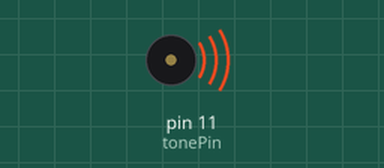
Simulated run of this sketch. Board: Arduino Uno, built with avr-gcc and run on an emulated ATmega328P. Shown: buzzer (waves = sounding).

Above: at 0.1 s.
At 25.07 s:
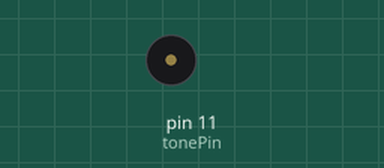
Timing chart, 0 to 40.0 s (numbered marks = the images above):
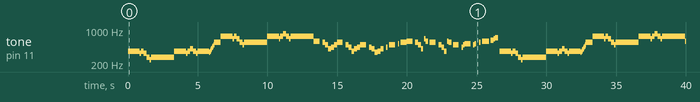

Measured:
- by itself, tone on pin 11 (tonePin): plays 369 Hz for 0.83 s, 329 Hz for 0.10 s, 369 Hz for 0.21 s, 329 Hz for 0.21 s, 277 Hz for 0.21 s, 246 Hz for 0.10 s … (118 notes in this stretch)

The sketch:

MegaMan-FireMan.ino
```cpp
// Credit:
// Midi to Arduino Converter
//     - Andy Tran (extramaster), 2015
// https://www.extramaster.net/tools/midiToArduino/
//
// Process:
// Midi -> Midi tracks -> Note mappings -> Frequency
//
// CC0

// Set this to be the pin that your buzzer resides in. (Note that you can only have one buzzer actively using the PWM signal at a time).
int tonePin = 11;
void setup() {

}

void midi() {

    tone(tonePin, 369, 833.334);
    delay(833.334);
    tone(tonePin, 329, 104.16675);
    delay(104.16675);
    tone(tonePin, 369, 208.3335);
    delay(208.3335);
    tone(tonePin, 329, 208.3335);
    delay(208.3335);
    tone(tonePin, 277, 208.3335);
    delay(208.3335);
    tone(tonePin, 246, 104.16675);
    delay(104.16675);
    tone(tonePin, 277, 1250.001);
    delay(1250.001);
    tone(tonePin, 277, 416.667);
    delay(416.667);
    tone(tonePin, 369, 833.334);
    delay(833.334);
    tone(tonePin, 329, 104.16675);
    delay(104.16675);
    tone(tonePin, 369, 208.3335);
    delay(208.3335);
    tone(tonePin, 415, 208.3335);
    delay(208.3335);
    tone(tonePin, 369, 208.3335);
    delay(208.3335);
    tone(tonePin, 329, 104.16675);
    delay(104.16675);
    tone(tonePin, 369, 833.334);
    delay(833.334);
    tone(tonePin, 349, 52.083375);
    delay(52.083375);
    tone(tonePin, 369, 52.083375);
    delay(52.083375);
    tone(tonePin, 391, 52.083375);
    delay(52.083375);
    tone(tonePin, 415, 52.083375);
    delay(52.083375);
    tone(tonePin, 440, 52.083375);
    delay(52.083375);
    tone(tonePin, 466, 52.083375);
    delay(52.083375);
    tone(tonePin, 493, 52.083375);
    delay(52.083375);
    tone(tonePin, 554, 468.750375);
    delay(468.750375);
    tone(tonePin, 739, 833.334);
    delay(833.334);
    tone(tonePin, 659, 104.16675);
    delay(104.16675);
    tone(tonePin, 739, 208.3335);
    delay(208.3335);
    tone(tonePin, 659, 208.3335);
    delay(208.3335);
    tone(tonePin, 554, 208.3335);
    delay(208.3335);
    tone(tonePin, 493, 104.16675);
    delay(104.16675);
    tone(tonePin, 554, 1250.001);
    delay(1250.001);
    tone(tonePin, 554, 416.667);
    delay(416.667);
    tone(tonePin, 739, 833.334);
    delay(833.334);
    tone(tonePin, 659, 104.16675);
    delay(104.16675);
    tone(tonePin, 739, 208.3335);
    delay(208.3335);
    tone(tonePin, 830, 208.3335);
    delay(208.3335);
    tone(tonePin, 739, 208.3335);
    delay(208.3335);
    tone(tonePin, 659, 104.16675);
    delay(104.16675);
    tone(tonePin, 739, 1666.668);
    delay(1666.668);
    tone(tonePin, 587, 416.667);
    delay(416.667);
    delay(208.3335);
    tone(tonePin, 554, 208.3335);
    delay(208.3335);
    tone(tonePin, 493, 208.3335);
    delay(208.3335);
    tone(tonePin, 415, 208.3335);
    delay(208.3335);
    tone(tonePin, 440, 208.3335);
    delay(208.3335);
    tone(tonePin, 493, 208.3335);
    delay(208.3335);
    tone(tonePin, 554, 416.667);
    delay(416.667);
    delay(208.3335);
    tone(tonePin, 493, 208.3335);
    delay(208.3335);
    tone(tonePin, 440, 208.3335);
    delay(208.3335);
    tone(tonePin, 369, 208.3335);
    delay(208.3335);
    tone(tonePin, 415, 208.3335);
    delay(208.3335);
    tone(tonePin, 440, 208.3335);
    delay(208.3335);
    tone(tonePin, 493, 416.667);
    delay(416.667);
    delay(208.3335);
    tone(tonePin, 440, 208.3335);
    delay(208.3335);
    tone(tonePin, 415, 208.3335);
    delay(208.3335);
    tone(tonePin, 349, 208.3335);
    delay(208.3335);
    tone(tonePin, 369, 208.3335);
    delay(208.3335);
    tone(tonePin, 415, 208.3335);
    delay(208.3335);
    delay(208.3335);
    tone(tonePin, 440, 104.16675);
    delay(104.16675);
    delay(104.16675);
    tone(tonePin, 493, 416.667);
    delay(416.667);
    delay(208.3335);
    tone(tonePin, 523, 104.16675);
    delay(104.16675);
    delay(104.16675);
    tone(tonePin, 554, 416.667);
    delay(416.667);
    tone(tonePin, 587, 416.667);
    delay(416.667);
    delay(208.3335);
    tone(tonePin, 554, 208.3335);
    delay(208.3335);
    tone(tonePin, 493, 208.3335);
    delay(208.3335);
    tone(tonePin, 415, 156.250125);
    delay(156.250125);
    delay(52.083375);
    tone(tonePin, 659, 104.16675);
    delay(104.16675);
    tone(tonePin, 587, 208.3335);
    delay(208.3335);
    delay(104.16675);
    tone(tonePin, 554, 416.667);
    delay(416.667);
    delay(208.3335);
    tone(tonePin, 493, 208.3335);
    delay(208.3335);
    tone(tonePin, 440, 208.3335);
    delay(208.3335);
    tone(tonePin, 369, 156.250125);
    delay(156.250125);
    delay(52.083375);
    tone(tonePin, 587, 104.16675);
    delay(104.16675);
    tone(tonePin, 554, 208.3335);
    delay(208.3335);
    delay(104.16675);
    tone(tonePin, 493, 416.667);
    delay(416.667);
    delay(208.3335);
    tone(tonePin, 440, 104.16675);
    delay(104.16675);
    tone(tonePin, 493, 104.16675);
    delay(104.16675);
    tone(tonePin, 523, 416.667);
    delay(416.667);
    delay(208.3335);
    tone(tonePin, 493, 104.16675);
    delay(104.16675);
    tone(tonePin, 523, 104.16675);
    delay(104.16675);
    delay(208.3335);
    tone(tonePin, 554, 104.16675);
    delay(104.16675);
    delay(104.16675);
    tone(tonePin, 587, 416.667);
    delay(416.667);
    tone(tonePin, 587, 104.16675);
    delay(104.16675);
    delay(104.16675);
    tone(tonePin, 622, 208.3335);
    delay(208.3335);
    tone(tonePin, 659, 104.16675);
    delay(104.16675);
    tone(tonePin, 698, 208.3335);
    delay(208.3335);
    delay(104.16675);
    tone(tonePin, 369, 833.334);
    delay(833.334);
    tone(tonePin, 329, 104.16675);
    delay(104.16675);
    tone(tonePin, 369, 208.3335);
    delay(208.3335);
    tone(tonePin, 329, 208.3335);
    delay(208.3335);
    tone(tonePin, 277, 208.3335);
    delay(208.3335);
    tone(tonePin, 246, 104.16675);
    delay(104.16675);
    tone(tonePin, 277, 1250.001);
    delay(1250.001);
    tone(tonePin, 277, 416.667);
    delay(416.667);
    tone(tonePin, 369, 833.334);
    delay(833.334);
    tone(tonePin, 329, 104.16675);
    delay(104.16675);
    tone(tonePin, 369, 208.3335);
    delay(208.3335);
    tone(tonePin, 415, 208.3335);
    delay(208.3335);
    tone(tonePin, 369, 208.3335);
    delay(208.3335);
    tone(tonePin, 329, 104.16675);
    delay(104.16675);
    tone(tonePin, 369, 833.334);
    delay(833.334);
    tone(tonePin, 349, 52.083375);
    delay(52.083375);
    tone(tonePin, 369, 52.083375);
    delay(52.083375);
    tone(tonePin, 391, 52.083375);
    delay(52.083375);
    tone(tonePin, 415, 52.083375);
    delay(52.083375);
    tone(tonePin, 440, 52.083375);
    delay(52.083375);
    tone(tonePin, 466, 52.083375);
    delay(52.083375);
    tone(tonePin, 493, 52.083375);
    delay(52.083375);
    tone(tonePin, 554, 468.750375);
    delay(468.750375);
    tone(tonePin, 739, 833.334);
    delay(833.334);
    tone(tonePin, 659, 104.16675);
    delay(104.16675);
    tone(tonePin, 739, 208.3335);
    delay(208.3335);
    tone(tonePin, 659, 208.3335);
    delay(208.3335);
    tone(tonePin, 554, 208.3335);
    delay(208.3335);
    tone(tonePin, 493, 104.16675);
    delay(104.16675);
    tone(tonePin, 554, 1250.001);
    delay(1250.001);
    tone(tonePin, 554, 416.667);
    delay(416.667);
    tone(tonePin, 739, 833.334);
    delay(833.334);
    tone(tonePin, 659, 104.16675);
    delay(104.16675);
    tone(tonePin, 739, 208.3335);
    delay(208.3335);
    tone(tonePin, 830, 208.3335);
    delay(208.3335);
    tone(tonePin, 739, 208.3335);
    delay(208.3335);
    tone(tonePin, 659, 104.16675);
    delay(104.16675);
    tone(tonePin, 739, 1666.668);
    delay(1666.668);
    tone(tonePin, 587, 416.667);
    delay(416.667);
    delay(208.3335);
    tone(tonePin, 554, 208.3335);
    delay(208.3335);
    tone(tonePin, 493, 208.3335);
    delay(208.3335);
    tone(tonePin, 415, 208.3335);
    delay(208.3335);
    tone(tonePin, 440, 208.3335);
    delay(208.3335);
    tone(tonePin, 493, 208.3335);
    delay(208.3335);
    tone(tonePin, 554, 416.667);
    delay(416.667);
    delay(208.3335);
    tone(tonePin, 493, 208.3335);
    delay(208.3335);
    tone(tonePin, 440, 208.3335);
    delay(208.3335);
    tone(tonePin, 369, 208.3335);
    delay(208.3335);
    tone(tonePin, 415, 208.3335);
    delay(208.3335);
    tone(tonePin, 440, 208.3335);
    delay(208.3335);
    tone(tonePin, 493, 416.667);
    delay(416.667);
    delay(208.3335);
    tone(tonePin, 440, 208.3335);
    delay(208.3335);
    tone(tonePin, 415, 208.3335);
    delay(208.3335);
    tone(tonePin, 349, 208.3335);
    delay(208.3335);
    tone(tonePin, 369, 208.3335);
    delay(208.3335);
    tone(tonePin, 415, 208.3335);
    delay(208.3335);
    delay(208.3335);
    tone(tonePin, 440, 104.16675);
    delay(104.16675);
    delay(104.16675);
    tone(tonePin, 493, 416.667);
    delay(416.667);
    delay(208.3335);
    tone(tonePin, 523, 104.16675);
    delay(104.16675);
    delay(104.16675);
    tone(tonePin, 554, 416.667);
    delay(416.667);
    tone(tonePin, 587, 416.667);
    delay(416.667);
    delay(208.3335);
    tone(tonePin, 554, 208.3335);
    delay(208.3335);
    tone(tonePin, 493, 208.3335);
    delay(208.3335);
    tone(tonePin, 415, 156.250125);
    delay(156.250125);
    delay(52.083375);
    tone(tonePin, 659, 104.16675);
    delay(104.16675);
    tone(tonePin, 587, 208.3335);
    delay(208.3335);
    delay(104.16675);
    tone(tonePin, 554, 416.667);
    delay(416.667);
    delay(208.3335);
    tone(tonePin, 493, 208.3335);
    delay(208.3335);
    tone(tonePin, 440, 208.3335);
    delay(208.3335);
    tone(tonePin, 369, 156.250125);
    delay(156.250125);
    delay(52.083375);
    tone(tonePin, 587, 104.16675);
    delay(104.16675);
    tone(tonePin, 554, 208.3335);
    delay(208.3335);
    delay(104.16675);
    tone(tonePin, 493, 416.667);
    delay(416.667);
    delay(208.3335);
    tone(tonePin, 440, 104.16675);
    delay(104.16675);
    tone(tonePin, 493, 104.16675);
    delay(104.16675);
    tone(tonePin, 523, 416.667);
    delay(416.667);
    delay(208.3335);
    tone(tonePin, 493, 104.16675);
    delay(104.16675);
    tone(tonePin, 523, 104.16675);
    delay(104.16675);
    delay(208.3335);
    tone(tonePin, 554, 104.16675);
    delay(104.16675);
    delay(104.16675);
    tone(tonePin, 587, 416.667);
    delay(416.667);
    tone(tonePin, 587, 104.16675);
    delay(104.16675);
    delay(104.16675);
    tone(tonePin, 622, 208.3335);
    delay(208.3335);
    tone(tonePin, 659, 104.16675);
    delay(104.16675);
    tone(tonePin, 698, 208.3335);
    delay(208.3335);
    delay(104.16675);
    tone(tonePin, 369, 833.334);
    delay(833.334);
    tone(tonePin, 329, 104.16675);
    delay(104.16675);
    tone(tonePin, 369, 208.3335);
    delay(208.3335);
    tone(tonePin, 329, 208.3335);
    delay(208.3335);
    tone(tonePin, 277, 208.3335);
    delay(208.3335);
    tone(tonePin, 246, 104.16675);
    delay(104.16675);
    tone(tonePin, 277, 1250.001);
    delay(1250.001);
    tone(tonePin, 277, 416.667);
    delay(416.667);
    tone(tonePin, 369, 833.334);
    delay(833.334);
    tone(tonePin, 329, 104.16675);
    delay(104.16675);
    tone(tonePin, 369, 208.3335);
    delay(208.3335);
    tone(tonePin, 415, 208.3335);
    delay(208.3335);
    tone(tonePin, 369, 208.3335);
    delay(208.3335);
    tone(tonePin, 329, 104.16675);
    delay(104.16675);
    tone(tonePin, 369, 833.334);
    delay(833.334);
    tone(tonePin, 349, 52.083375);
    delay(52.083375);
    tone(tonePin, 369, 52.083375);
    delay(52.083375);
    tone(tonePin, 391, 52.083375);
    delay(52.083375);
    tone(tonePin, 415, 52.083375);
    delay(52.083375);
    tone(tonePin, 440, 52.083375);
    delay(52.083375);
    tone(tonePin, 466, 52.083375);
    delay(52.083375);
    tone(tonePin, 493, 52.083375);
    delay(52.083375);
    tone(tonePin, 554, 468.750375);
    delay(468.750375);

}

void loop() {
    // Play midi
    midi();
}
```
